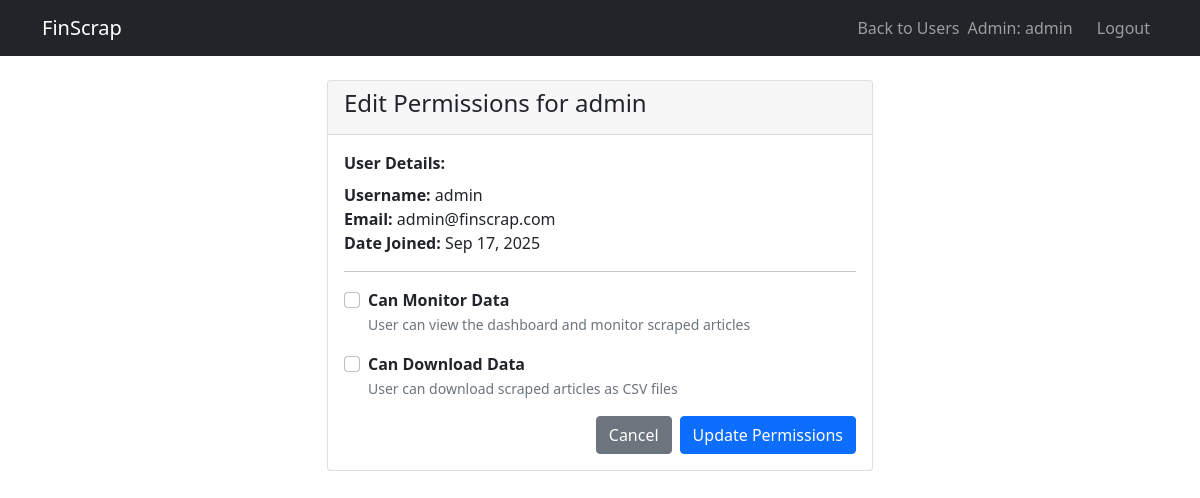
Before: /edit-user/1/ (signed in) with the older database file.
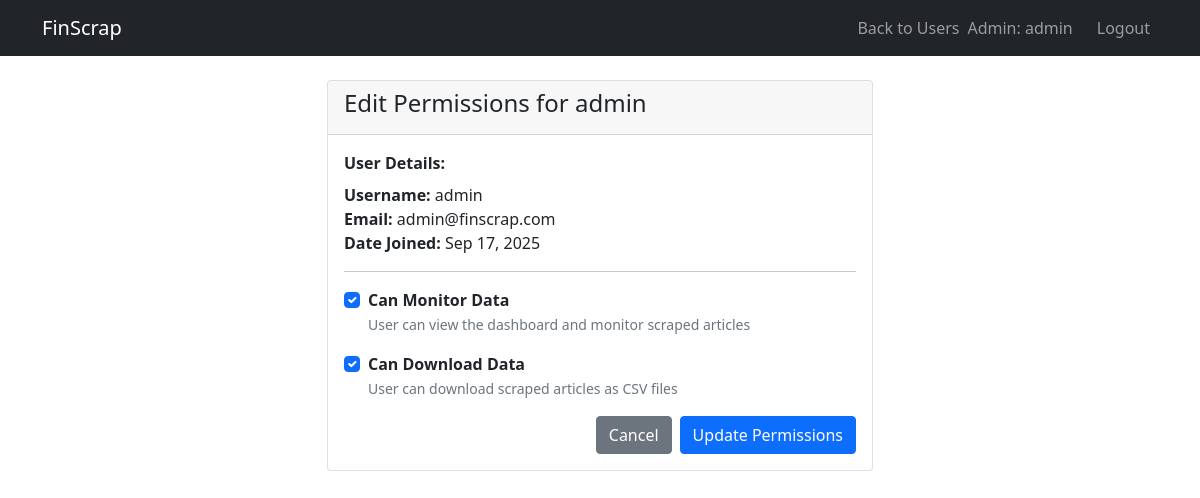
After: the same page with the newer database file.
### newscraper/models.py (models this page shows, shortened)
class UserProfile(models.Model):
    user = models.OneToOneField(User, on_delete=models.CASCADE)
    can_monitor = models.BooleanField(default=True)
    can_download = models.BooleanField(default=False)
    created_at = models.DateTimeField(default=timezone.now)

### newscraper/views.py (the view, shortened to what this page needs)
# urls.py: path('edit-user/<int:user_id>/', views.edit_user_permissions, name='edit_user_permissions'),
@login_required
@user_passes_test(lambda u: u.is_superuser)
def edit_user_permissions(request, user_id):
    target_user = get_object_or_404(User, id=user_id)
    context = {
        'target_user': target_user,
        'profile': getattr(target_user, 'userprofile', None),
    }
    return render(request, 'newscraper/edit_user_permissions.html', context)

### newscraper/templates/newscraper/edit_user_permissions.html (shortened to what this page needs)
<!DOCTYPE html>
<html>
<head>
    <link href="https://cdn.jsdelivr.net/npm/bootstrap@5.1.3/dist/css/bootstrap.min.css" rel="stylesheet">
</head>
<body>
    <nav class="navbar navbar-expand-lg navbar-dark bg-dark">
        <div class="container">
            <a class="navbar-brand" href="{% url 'dashboard' %}">FinScrap</a>
            <div class="navbar-nav ms-auto">
                <a class="nav-link" href="{% url 'manage_users' %}">Back to Users</a>
                <span class="navbar-text me-3">Admin: {{ request.user.username }}</span>
                <a class="nav-link" href="{% url 'logout' %}">Logout</a>
            </div>
        </div>
    </nav>
    <div class="container mt-4">
        <div class="row justify-content-center">
            <div class="col-md-6">
                <div class="card">
                    <div class="card-header">
                        <h4>Edit Permissions for {{ target_user.username }}</h4>
                    </div>
                    <div class="card-body">
                        <form method="post">
                            <div class="mb-3">
                                <strong>User Details:</strong>
                                <ul class="list-unstyled mt-2">
                                    <li><strong>Username:</strong> {{ target_user.username }}</li>
                                    <li><strong>Email:</strong> {{ target_user.email }}</li>
                                    <li><strong>Date Joined:</strong> {{ target_user.date_joined|date:"M d, Y" }}</li>
                                </ul>
                            </div>
                            <hr>
                            <div class="mb-3">
                                <div class="form-check">
                                    <input class="form-check-input" type="checkbox" name="can_monitor" id="can_monitor"
                                           {% if profile.can_monitor %}checked{% endif %}>
                                    <label class="form-check-label" for="can_monitor">
                                        <strong>Can Monitor Data</strong>
                                        <br><small class="text-muted">User can view the dashboard and monitor scraped articles</small>
                                    </label>
                                </div>
                            </div>
                            <div class="mb-3">
                                <div class="form-check">
                                    <input class="form-check-input" type="checkbox" name="can_download" id="can_download"
                                           {% if profile.can_download %}checked{% endif %}>
                                    <label class="form-check-label" for="can_download">
                                        <strong>Can Download Data</strong>
                                        <br><small class="text-muted">User can download scraped articles as CSV files</small>
                                    </label>
                                </div>
                            </div>
                            <div class="d-grid gap-2 d-md-flex justify-content-md-end">
                                <a href="{% url 'manage_users' %}" class="btn btn-secondary">Cancel</a>
                                <button type="submit" class="btn btn-primary">Update Permissions</button>
                            </div>
                        </form>
                    </div>
                </div>
            </div>
        </div>
    </div>
</body>
</html>

Changed rows visible on the page:
added UserProfile: can_monitor "☑", can_download "☑"
Other visible differences:
form field can_monitor: "☐" → (not shown)
form field can_download: "☐" → (not shown)
